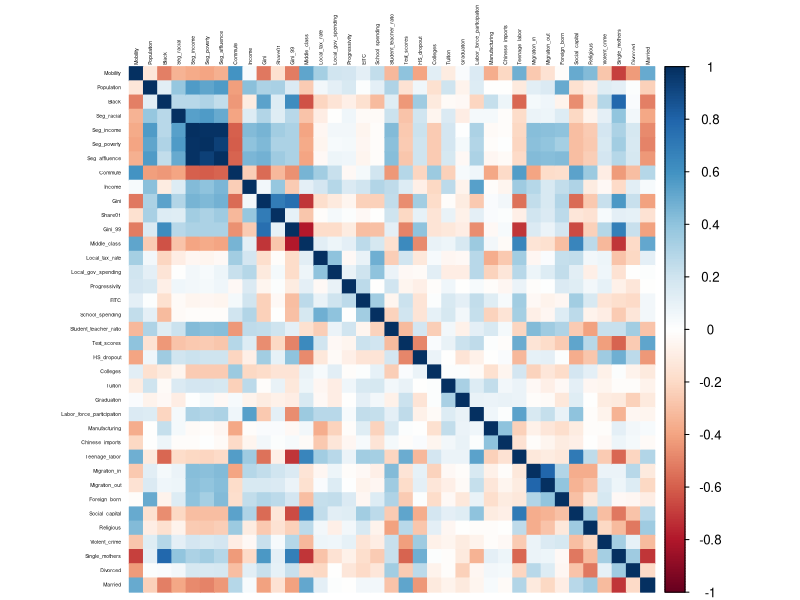
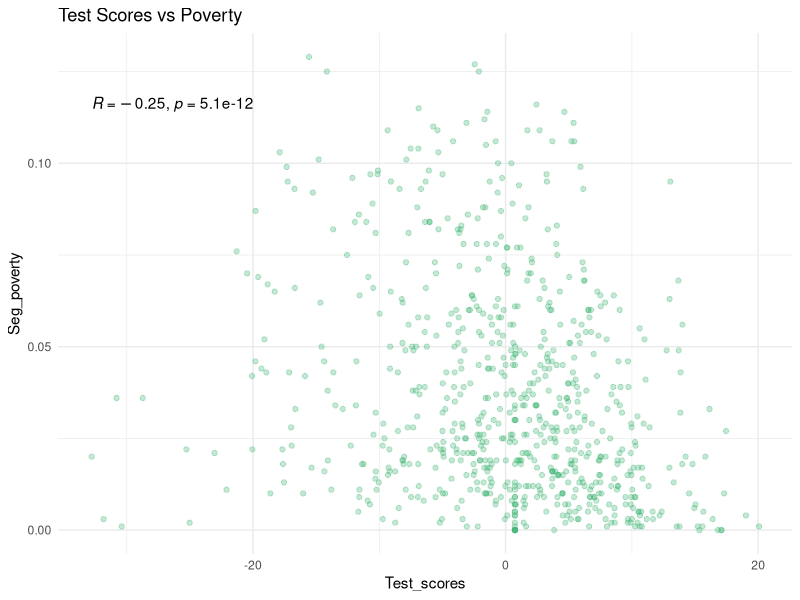
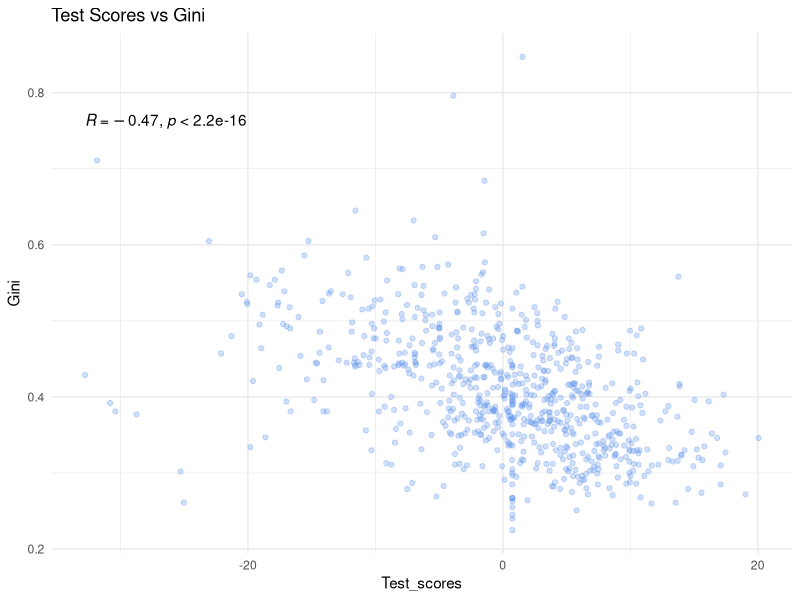
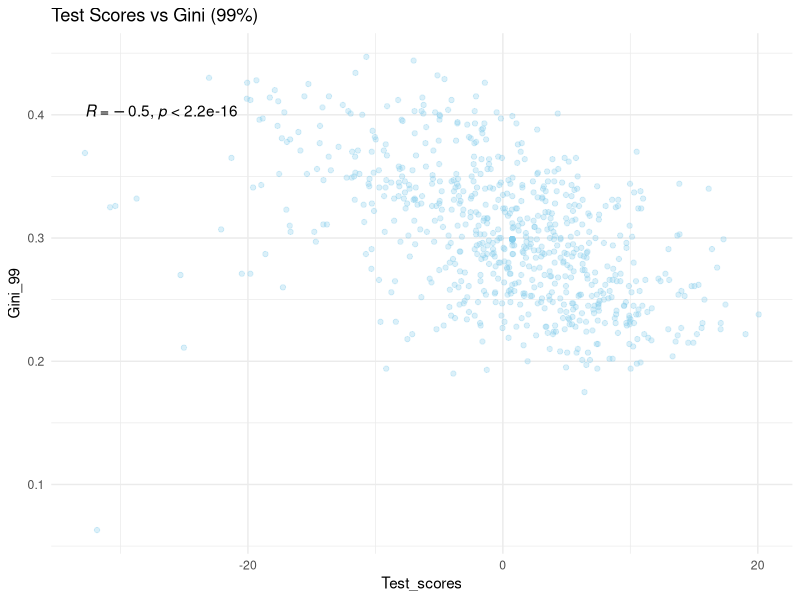
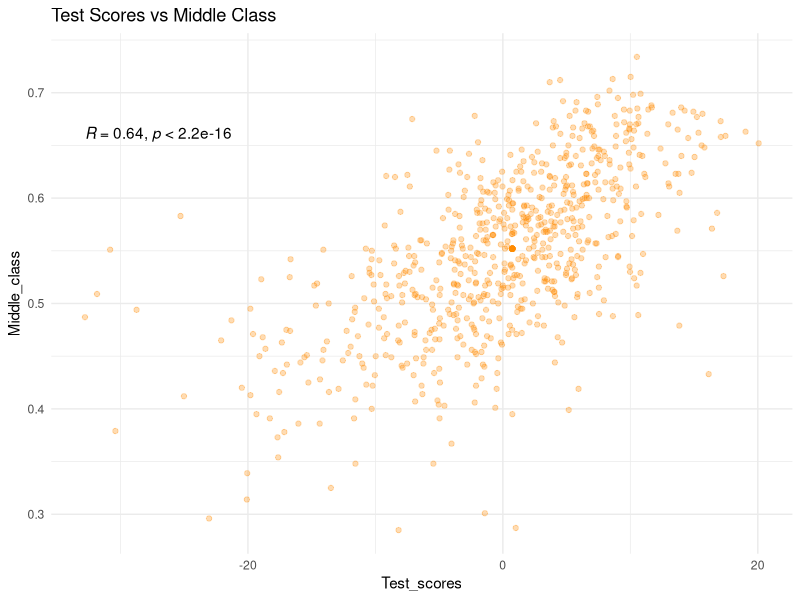
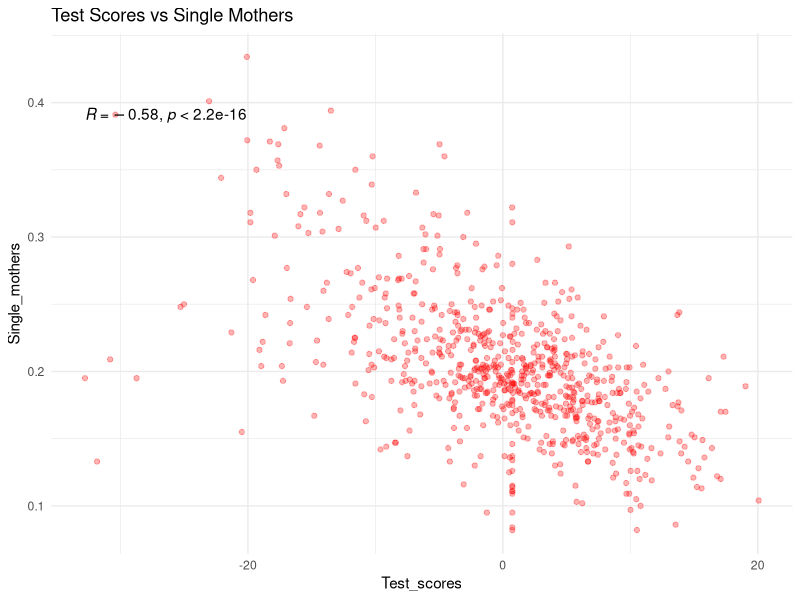
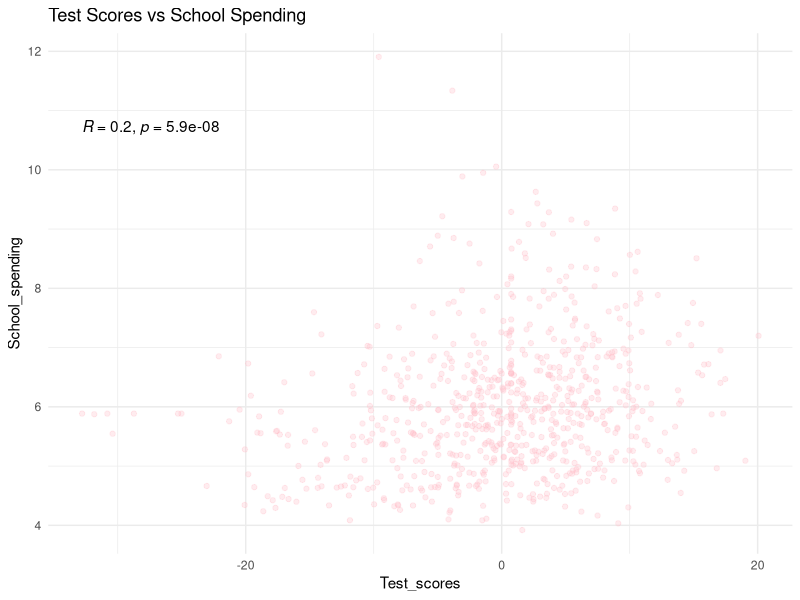

Recreate these plots in R, in order. (Note: this script raises an error after producing the figures.)
## ---- chunk 1
library(tidyverse)
library(dplyr)
library(ggplot2)
library(corrplot)
library(ggpubr)
library(cowplot)
mobility_data <- read.csv("mobility-all.csv")
## ---- chunk 2
# View basic structure
str(mobility_data)

# Check for missing values
colSums(is.na(mobility_data))

# Convert categorical variables to factors
mobility_data$State <- as.factor(mobility_data$State)
mobility_data$Urban <- as.factor(mobility_data$Urban)  # If applicable

# Summary statistics for numerical variables
summary(mobility_data)

# Identify columns with missing values
missing_values <- colSums(is.na(mobility_data))
missing_values[missing_values > 0]  # Show only columns with missing values

# Handle missing values (Options: Remove or Impute)
mobility_data <- mobility_data %>%
  drop_na(Mobility)  # Remove rows where Mobility is missing

# Alternatively, impute missing values using median for numerical variables
mobility_data <- mobility_data %>%
  mutate(across(where(is.numeric), ~ ifelse(is.na(.), median(., na.rm = TRUE), .)))

# Save cleaned dataset for future steps
write.csv(mobility_data, "mobility_cleaned.csv", row.names = FALSE)
## ---- chunk 3
# Step 1: Remove non-informative numeric columns (ID, Longitude, Latitude)
cleaned_data <- mobility_data %>%
  select(-c(ID, Longitude, Latitude))

# Step 2: Remove columns with ANY missing values
cleaned_data <- mobility_data %>%
  select(where(is.numeric)) %>%  # Keeps only numeric variables
  select(-c(ID, Longitude, Latitude))  # Explicitly remove ID & coordinates

# Step 3: Compute correlation matrix
cor_matrix <- cor(cleaned_data, use = "pairwise.complete.obs")

# Step 4: Create the full heatmap (WITHOUT numbers)
corrplot(cor_matrix,
         method = "color",  # Color-coded correlation plot
         tl.col = "black",  # Black text labels
         tl.cex = 0.3)      # Adjust text size for readability

cor_df <- as.data.frame(as.table(cor_matrix))

# Step 3: Remove self-correlations (where variable == variable)
cor_df <- cor_df %>%
  filter(Var1 != Var2)  # Exclude diagonal (self-correlation)

# Step 4: Sort by absolute correlation strength (highest to lowest)
top_corr <- cor_df %>%
  arrange(desc(abs(Freq))) %>%  # Sort by absolute correlation
  head(50)  # Select top 30

# Step 5: Print top 50 correlated variable pairs
print(top_corr)
## ---- chunk 4
# Load required libraries
library(dplyr)

# Step 1: Define policy-driven variables
policy_vars <- c("Local_tax_rate", "Local_gov_spending", "Progressivity", "EITC", 
                 "School_spending", "Student_teacher_ratio", "Test_scores", 
                 "HS_dropout", "Labor_force_participation", "Social_capital", 
                 "Colleges", "Tuition", "Single_mothers")

# Step 2: Compute correlation matrix
cor_matrix <- cor(cleaned_data, use = "pairwise.complete.obs")

# Step 3: Convert matrix into a dataframe
cor_df <- as.data.frame(as.table(cor_matrix))

# Step 4: Remove self-correlations (diagonal)
cor_df <- cor_df %>%
  filter(Var1 != Var2)

# Step 5: Standardize Var1 & Var2 order to remove duplicates
cor_df <- cor_df %>%
  rowwise() %>%
  mutate(pair = paste(sort(c(Var1, Var2)), collapse = "_")) %>%  # Create a unique pair ID
  distinct(pair, .keep_all = TRUE) %>%  # Remove duplicate pairs
  select(-pair)  # Drop helper column

# Step 6: Find top 5 correlated variables for each policy predictor
top_correlations <- list()

for (var in policy_vars) {
  top_5 <- cor_df %>%
    filter(Var1 == var | Var2 == var) %>%  # Select rows where var appears
    arrange(desc(abs(Freq))) %>%  # Sort by absolute correlation
    head(5)  # Select top 5
  top_correlations[[var]] <- top_5
}

# Step 7: Display results
print(top_correlations)
## ---- chunk 5
# Define base dataset
data <- cleaned_data  # Use cleaned dataset without missing values

# Function to create individual scatter plots (Fixed for ggplot2 3.0+)
plot_scatter <- function(x_var, y_var, color, title) {
  ggplot(data, aes(.data[[x_var]], .data[[y_var]])) +  # Updated for tidy evaluation
    geom_point(color = color, alpha = .3) + 
    stat_cor(label.x = min(data[[x_var]], na.rm = TRUE), 
             label.y = max(data[[y_var]], na.rm = TRUE) * 0.9) + 
    ggtitle(title) +
    theme_minimal()
}

# Generate and display individual plots
p1 <- plot_scatter("Test_scores", "Seg_poverty", "mediumseagreen", "Test Scores vs Poverty")
p2 <- plot_scatter("Test_scores", "Gini", "cornflowerblue", "Test Scores vs Gini")
p3 <- plot_scatter("Test_scores", "Gini_99", "skyblue", "Test Scores vs Gini (99%)")
p4 <- plot_scatter("Test_scores", "Middle_class", "darkorange", "Test Scores vs Middle Class")
p5 <- plot_scatter("Test_scores", "Single_mothers", "red", "Test Scores vs Single Mothers")
p6 <- plot_scatter("Test_scores", "School_spending", "pink", "Test Scores vs School Spending")

# Print plots one by one
print(p1)
print(p2)
print(p3)
print(p4)
print(p5)
print(p6)
## ---- chunk 6
# Create scatter plot
p <- ggplot(data_filtered, aes(x = Test_scores, y = Mobility)) + 
  geom_point(color = "mediumseagreen", alpha = .3) + 
  stat_cor(label.x = min(data_filtered$Test_scores, na.rm = TRUE), 
           label.y = max(data_filtered$Mobility, na.rm = TRUE) * 0.9) + 
  ggtitle("Test Scores vs Economic Mobility") +
  xlab("Test Scores") + 
  ylab("Economic Mobility") +
  theme_minimal()

print(p)
## ---- chunk 7
# Define base dataset
data <- cleaned_data  # Use cleaned dataset without missing values

# Plot 1: Mobility vs Local Tax Rate
p1 <- ggplot(data, aes(x = Mobility, y = Local_tax_rate)) + 
  geom_point(color = "dodgerblue", alpha = .3) + 
  stat_cor(label.x = min(data$Mobility, na.rm = TRUE), 
           label.y = max(data$Local_tax_rate, na.rm = TRUE) * 0.9) + 
  ggtitle("Local Tax Rate vs Economic Mobility") +
  xlab("Economic Mobility") + 
  ylab("Local Tax Rate") +
  theme_minimal()

# Plot 2: Mobility vs Local Government Spending
p2 <- ggplot(data, aes(x = Mobility, y = Local_gov_spending)) + 
  geom_point(color = "darkorange", alpha = .3) + 
  stat_cor(label.x = min(data$Mobility, na.rm = TRUE), 
           label.y = max(data$Local_gov_spending, na.rm = TRUE) * 0.9) + 
  ggtitle("Local Gov Spending vs Economic Mobility") +
  xlab("Economic Mobility") + 
  ylab("Local Government Spending") +
  theme_minimal()

# Print each plot separately
print(p1)
print(p2)
## ---- chunk 8
# Remove rows with missing or infinite values in relevant columns
data_filtered <- cleaned_data %>%
  filter(
    !is.na(School_spending) & !is.na(Local_tax_rate) & !is.na(Local_gov_spending) & !is.na(Black) &
    is.finite(School_spending) & is.finite(Local_tax_rate) & is.finite(Local_gov_spending) & is.finite(Black)
  )

# Function to create scatter plots
plot_scatter <- function(x_var, color, title) {
  ggplot(data_filtered, aes(x = School_spending, y = .data[[x_var]])) + 
    geom_point(color = color, alpha = .3) + 
    stat_cor(label.x = min(data_filtered$School_spending, na.rm = TRUE), 
             label.y = max(data_filtered[[x_var]], na.rm = TRUE) * 0.9) + 
    ggtitle(title) +
    xlab("School Spending") + 
    ylab(x_var) +
    theme_minimal()
}

# Generate and display each plot separately
print(plot_scatter("Local_tax_rate", "dodgerblue", "School Spending vs Local Tax Rate"))
print(plot_scatter("Local_gov_spending", "darkorange", "School Spending vs Local Gov Spending"))
print(plot_scatter("Black", "purple", "School Spending vs Black Population"))
